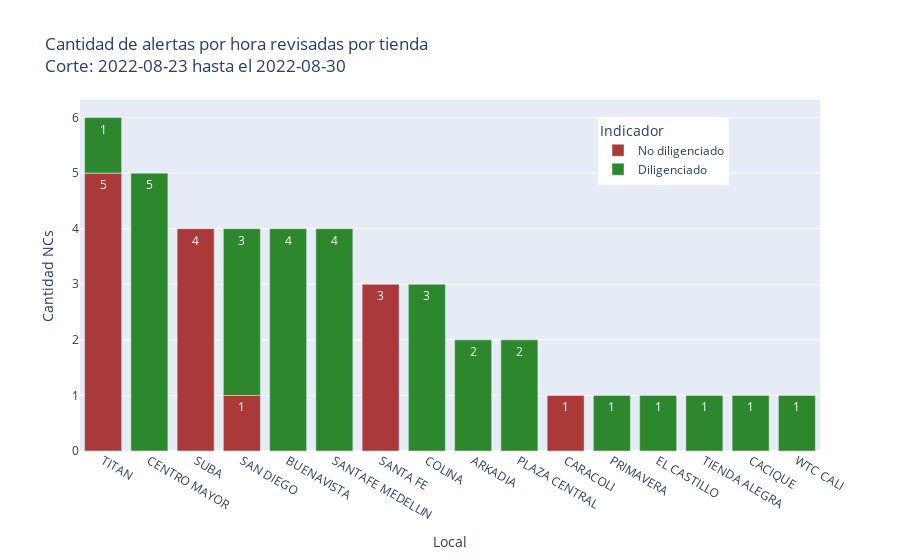

Write notebook code for a chart like this one.
### Code cell
alertas_x_hora["fecha"] =  pd.to_datetime(alertas_x_hora.fecha, yearfirst=True)
al_x_hora = alertas_x_hora.loc[(alertas_x_hora["fecha"] >= fecha_inicio) & (alertas_x_hora["fecha"] <= fecha_final)].reset_index(drop=True)
al_x_hora["Grabación?"] = al_x_hora["Grabación?"].str.upper()
al_x_hora["Grabación?"] = al_x_hora["Grabación?"].fillna("nan")
al_x_hora.loc[(al_x_hora["Grabación?"].str.contains("NO")) | (al_x_hora["Grabación?"].notna()) & (al_x_hora["Cliente?"].notna()) & (al_x_hora["Producto?"].notna()),"Indicador"] = "Diligenciado"
al_x_hora.loc[al_x_hora["Grabación?"] =="nan", "Grabación?" ] = np.nan
print(f'cantidad de alertas generadas en el corte: {al_x_hora.shape[0]}')
al_x_hora.loc[(al_x_hora["Grabación?"].notna()) & (al_x_hora["Cliente?"].notna()) & (al_x_hora["Producto?"].notna()), "Indicador"] = "Diligenciado"
al_x_hora.loc[al_x_hora["Indicador"] != "Diligenciado", "Indicador"] = "No diligenciado"
fig_al_x_hora = al_x_hora.groupby(["Desc_local","Indicador"]).agg({"Cautoriza":"nunique",}).reset_index().sort_values("Cautoriza", ascending=False)
h_fig = px.bar(fig_al_x_hora, x="Desc_local", y="Cautoriza",color="Indicador",text="Cautoriza",color_discrete_map = {'No diligenciado':'rgb(170, 57, 57)','Diligenciado':'rgb(45, 136, 45)'}, title=f"Cantidad de alertas por hora revisadas por tienda <br>Corte: {fecha_inicio} hasta el {fecha_final}", labels={"Desc_local":"Local","Cautoriza":"Cantidad NCs"}) 
h_fig.update_layout(xaxis_categoryorder = 'total descending',legend=dict(yanchor="top", y=0.95, xanchor="left", x=0.7))
h_fig.write_image(f"output/{dt_string}alerta_horas.jpg", height = 600, width = 1000)
h_fig.show()
al_x_hora.to_excel(f"output/{dt_string}_alertas_x_hora.xlsx", index=False)

### Figure 1 — Plotly figure (JSON) as saved in the notebook; plotly's stock layout.template omitted (floating-point values rounded to 4 significant figures)
{"data": [{"alignmentgroup": "True", "hovertemplate": "Indicador=No diligenciado<br>Local=%{x}<br>Cantidad NCs=%{text}<extra></extra>", "legendgroup": "No diligenciado", "marker": {"color": "rgb(170, 57, 57)", "pattern": {"shape": ""}}, "name": "No diligenciado", "offsetgroup": "No diligenciado", "orientation": "v", "showlegend": true, "text": [5, 4, 3, 1, 1], "textposition": "auto", "type": "bar", "x": ["TITAN", "SUBA", "SANTA FE", "SAN DIEGO", "CARACOLI"], "xaxis": "x", "y": [5, 4, 3, 1, 1], "yaxis": "y"}, {"alignmentgroup": "True", "hovertemplate": "Indicador=Diligenciado<br>Local=%{x}<br>Cantidad NCs=%{text}<extra></extra>", "legendgroup": "Diligenciado", "marker": {"color": "rgb(45, 136, 45)", "pattern": {"shape": ""}}, "name": "Diligenciado", "offsetgroup": "Diligenciado", "orientation": "v", "showlegend": true, "text": [5, 4, 4, 3, 3, 2, 2, 1, 1, 1, 1, 1, 1], "textposition": "auto", "type": "bar", "x": ["CENTRO MAYOR", "BUENAVISTA", "SANTAFE MEDELLIN", "SAN DIEGO", "COLINA", "ARKADIA", "PLAZA CENTRAL", "PRIMAVERA", "EL CASTILLO", "TIENDA ALEGRA", "TITAN", "CACIQUE", "WTC CALI"], "xaxis": "x", "y": [5, 4, 4, 3, 3, 2, 2, 1, 1, 1, 1, 1, 1], "yaxis": "y"}], "layout": {"barmode": "relative", "legend": {"title": {"text": "Indicador"}, "tracegroupgap": 0, "x": 0.7, "xanchor": "left", "y": 0.95, "yanchor": "top"}, "title": {"text": "Cantidad de alertas por hora revisadas por tienda <br>Corte: 2022-08-23 hasta el 2022-08-30"}, "xaxis": {"anchor": "y", "categoryorder": "total descending", "domain": [0, 1], "title": {"text": "Local"}}, "yaxis": {"anchor": "x", "domain": [0, 1], "title": {"text": "Cantidad NCs"}}}}
